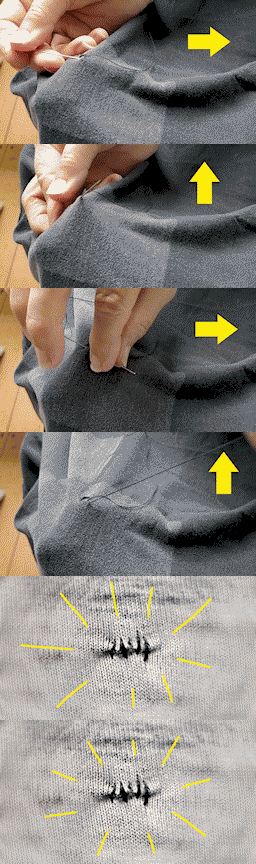

A level layout from a 2D game, rendered from its tile map. Below: a short description, then the map file with tile-grid data replaced by summaries:
An orthogonal 16x54 tile map with 16x16 px tiles, 3 tile layers (map, objects, foreground), 3 tilesets.

<map version="1.2" tiledversion="1.2.4" orientation="orthogonal" renderorder="right-down" width="16" height="54" tilewidth="16" tileheight="16" hexsidelength="0" infinite="0" nextlayerid="5" nextobjectid="1">
  <properties>
    <property name="override_palette" type="file" value="lvl_sew2.tileset.png" />
  </properties>
  <tileset firstgid="1" source="..\Actors.tsx" />
  <tileset firstgid="257" source="..\Blocks.tsx" />
  <tileset firstgid="513" source="lvl_sew2.tileset.tsx" />
  <layer id="1" name="map" width="16" height="54">
    <data>[864 cells, 864 non-empty, 857 distinct tile ids]</data>
  </layer>
  <layer id="2" name="objects" width="16" height="54">
    <data>[864 cells, 0 non-empty, 0 distinct tile ids]</data>
  </layer>
  <layer id="3" name="foreground" width="16" height="54">
    <data>[864 cells, 0 non-empty, 0 distinct tile ids]</data>
  </layer>
  <objectgroup id="0" name="events" />
</map>
